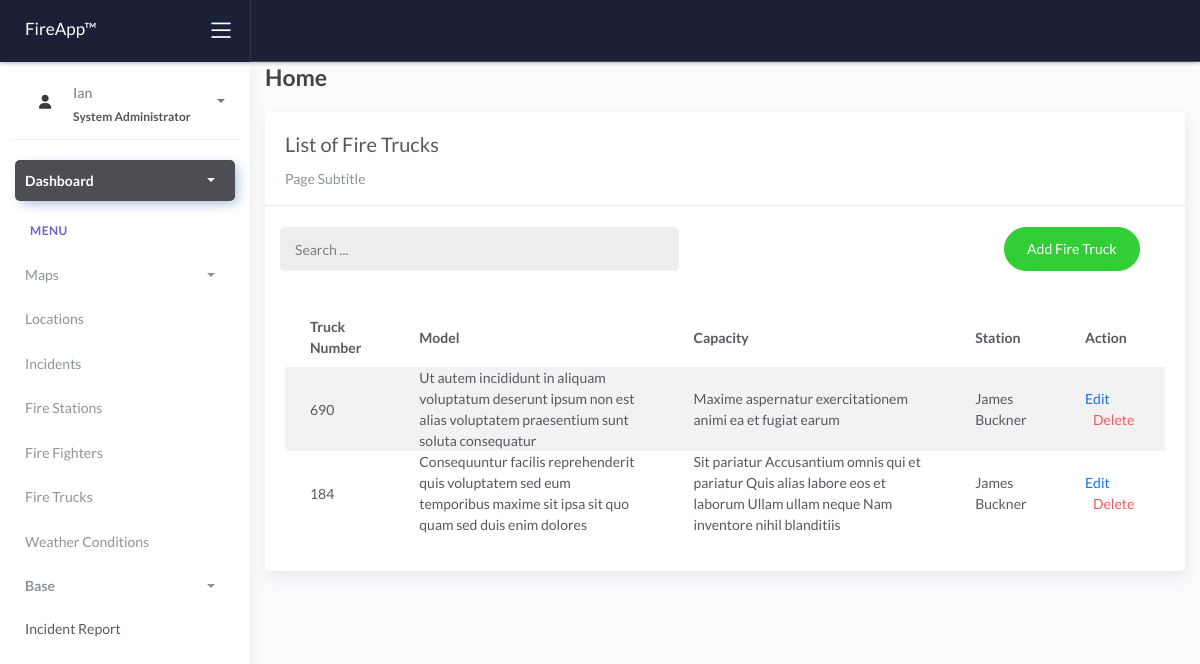
/firetrucks/, run on the app's committed database.
### fire/models.py (models this page shows, shortened)
class BaseModel(models.Model):
    created_at = models.DateTimeField(auto_now_add=True, db_index=True)
    updated_at = models.DateTimeField(auto_now=True)
    class Meta:
        abstract = True

class FireTruck(BaseModel):
    truck_number = models.CharField(max_length=150)
    model = models.CharField(max_length=150)
    capacity = models.CharField(max_length=150)  # water
    station = models.ForeignKey(FireStation, on_delete=models.CASCADE)

class FireStation(BaseModel):
    name = models.CharField(max_length=255)
    latitude = models.DecimalField(max_digits=22, decimal_places=16, null=True, blank=True)
    longitude = models.DecimalField(max_digits=22, decimal_places=16, null=True, blank=True)
    address = models.CharField(max_length=255, blank=True)
    city = models.CharField(max_length=100, blank=True)
    country = models.CharField(max_length=100, blank=True)

### fire/views.py (the view)
# urls.py: path('firetrucks/', FireTruckList.as_view(), name='firetrucks-list'),
class FireTruckList(ListView):
    model = FireTruck
    context_object_name = 'object_list'
    template_name = 'firetrucks_list.html'
    paginate_by = 5
    def get_queryset(self, *args, **kwargs):
        qs = super().get_queryset(*args, **kwargs)
        if self.request.GET.get('q'):
            query = self.request.GET.get('q')
            qs = qs.filter(Q(truck_number__icontains=query) | Q(model__icontains=query) | Q(capacity__icontains=query) | Q(station__name__icontains=query))
        return qs

### templates/firetrucks_list.html (shortened to what this page needs)
{% extends 'base.html' %} {% load static %} {% block content %}
<div class="content">
    <div class="container-fluid">
        <h4 class="page-title">Home</h4>
        <div class="row">
            <div class="col-md-12">
                <div class="card">
                    <div class="card-header">
                        <div class="card-title">List of Fire Trucks</div>
                        <div class="card-category">Page Subtitle</div>
                    </div>
                    <br />
                        <div class="col-md-12 row">
                            <div class="col-md-6">
                                <form class="navbar-left navbar-form nav-search mr-md-3" action="{% url 'firetrucks-list' %}">
                                    <div class="input-group">
                                        <input type="text" placeholder="Search ..." class="form-control" name="q" />
                                        <div class="input-group-append">
                                            <span class="input-group-text">
                                            </span>
                                        </div>
                                    </div>
                                </form>
                            </div>
                            <div class="col-md-6">
                                <div class="pull-right">
                                    <a href="{% url 'firetrucks-add' %}" class="btn btn-success btn-rounded">Add Fire Truck</a>
                                </div>
                            </div>
                        </div>
                    <div class="card-body">
                        <table class="table table-striped mt-3">
                            <thead>
                                <tr>
                                    <th scope="col">Truck Number</th>
                                    <th scope="col">Model</th>
                                    <th scope="col">Capacity</th>
                                    <th scope="col">Station</th>
                                    <th scope="col">Action</th>
                                </tr>
                            </thead>
                            <tbody>
                                {% for object in object_list %}
                                <tr>
                                    <td>{{ object.truck_number }}</td>
                                    <td>{{ object.model }}</td>
                                    <td>{{ object.capacity }}</td>
                                    <td>{{ object.station.name }}</td>
                                    <td>
                                        <a href="{% url 'firetrucks-update' object.id %}">Edit</a>
                                        <a href="{% url 'firetrucks-delete' object.id %}" class="text-danger ml-2">Delete</a>
                                    </td>
                                </tr>
                                {% empty %}
                                <tr>
                                    <td colspan="5" style="text-align: center">
                                        <p class="text-sm font-weight-bold mb-0">No Records Found</p>
                                    </td>
                                </tr>
                                {% endfor %}
                            </tbody>
                        </table>
                    </div>
                </div>
            </div>
        </div>
    </div>
</div>
{% endblock %}

### data on the page
FireTruck: truck_number "690", model "Ut autem incididunt in aliquam voluptatum deserunt ipsum non est alias voluptatem praesentium sunt soluta consequatur", capacity "Maxime aspernatur exercitationem animi ea et fugiat earum", station.name "James Buckner"
FireTruck: truck_number "184", model "Consequuntur facilis reprehenderit quis voluptatem sed eum temporibus maxime sit ipsa sit quo quam sed duis enim dolores", capacity "Sit pariatur Accusantium omnis qui et pariatur Quis alias labore eos et laborum Ullam ullam neque Nam inventore nihil blanditiis", station.name "James Buckner"
